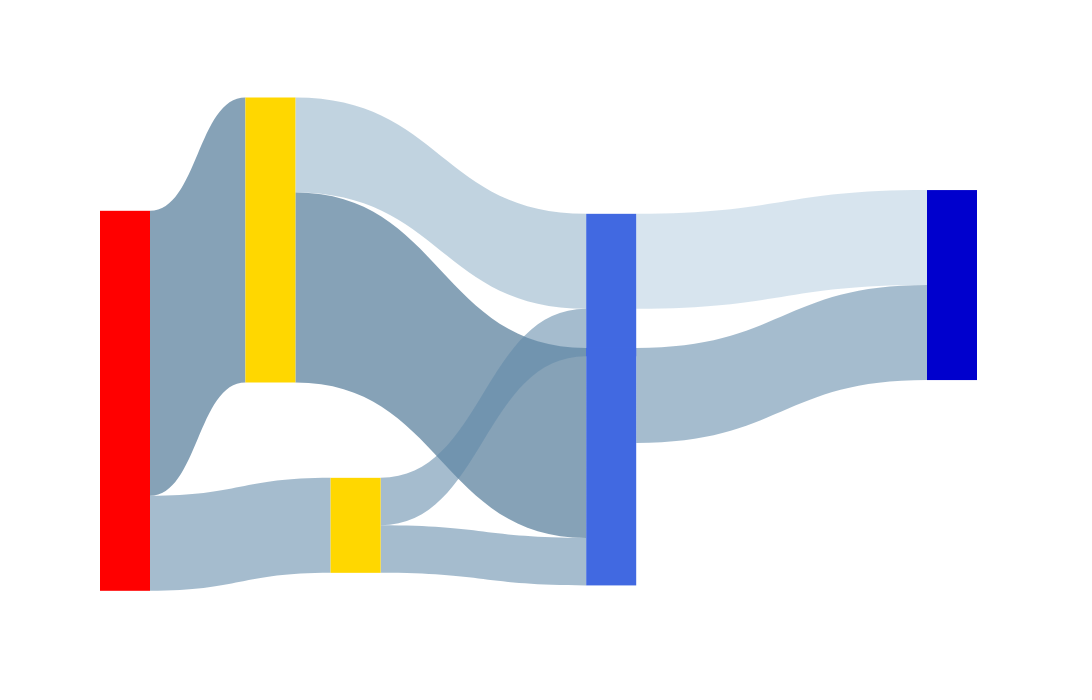

Notebook source saved alongside this figure:
### Code cell
My_G = nx.DiGraph()

# Add nodes to My_G
My_G.add_node("task")
My_G.add_node("dataset_1")
My_G.add_node("dataset_2")
My_G.add_node("addr[1-4096)")
My_G.add_node("addr[4096-8192)")
My_G.add_node("file")

My_G.add_edge("task", "dataset_1", value=3)
My_G.add_edge("task", "dataset_2", value=1)
My_G.add_edge("dataset_1", "addr[1-4096)", value=1)
My_G.add_edge("dataset_1", "addr[4096-8192)", value=2)

My_G.add_edge("dataset_2", "addr[1-4096)", value=0.5)
My_G.add_edge("dataset_2", "addr[4096-8192)", value=0.5)


My_G.add_edge("addr[1-4096)", "file", value=1)
My_G.add_edge("addr[4096-8192)", "file", value=1)


edge_attr = {
    ("task", "dataset_1"): {'access_cnt': 3, 'access_size': 3, 'operation': 'write_only', 'bandwidth': 3},
    ("task", "dataset_2"): {'access_cnt': 1, 'access_size': 1, 'operation': 'write_only', 'bandwidth': 2},
    
    ("dataset_1", "addr[1-4096)"): {'access_cnt': 10, 'access_size': 1, 'operation': 'write_only', 'bandwidth': 1},
    ("dataset_1", "addr[4096-8192)"): {'access_cnt': 1, 'access_size': 2, 'operation': 'write_only', 'bandwidth': 3},
    ("dataset_2", "addr[1-4096)"): {'access_cnt': 1, 'access_size': 0.5, 'operation': 'write_only', 'bandwidth': 2},
    ("dataset_2", "addr[4096-8192)"): {'access_cnt': 1, 'access_size': 0.5, 'operation': 'write_only', 'bandwidth': 2},

    ("addr[1-4096)", "file"): {'access_cnt': 11, 'access_size': 1, 'operation': 'write_only', 'bandwidth': 0.1},
    ("addr[4096-8192)", "file"): {'access_cnt': 2, 'access_size': 1, 'operation': 'write_only', 'bandwidth': 2},
}

nodes_attrs = {
    "task": {"type": "task", "pos": (0,3)},
    "dataset_1": {"type": "dataset", "pos": (0.2,0)},
    "dataset_2": {"type": "dataset", "pos": (0.3,2.14)},
    
    "addr[1-4096)": {"type": "addr", "pos": (0.6,0.338)},
    "addr[4096-8192)": {"type": "addr", "pos": (0.6,1.7)},
    
    "file": {"type": "file", "pos": (1,0.338)},
}

nx.set_edge_attributes(My_G, edge_attr)
nx.set_node_attributes(My_G, nodes_attrs)

# get nodes attributes of My_G
for nodes, attrs in My_G.nodes(data=True):
    print(nodes, attrs)

# get edges attributes of My_G
for u, v, attrs in My_G.edges(data=True):
    print(u, v, attrs)

nodes, nodes_dict = get_nodes_for_sankey(My_G, label_on=False)


vfd_links = get_links_for_sankey(My_G, nodes_dict, val_sqrt=False)
fig = go.Figure(go.Sankey(
            node = nodes,
            link = vfd_links, orientation='h'))

fig.update_layout(
    autosize=True, width=1400, height=700,
    margin=dict(
        l=100, r=140, b=100, t=200, pad=10 ),
    boxmode="group",
    font=dict(size=60),
    paper_bgcolor='rgba(0,0,0,0)', 
    # plot_bgcolor='rgba(0,0,0,0)',
)
    
fig.show()

# save_html_path = f"{stat_path}/vfd-{(SELECT_STAGE_END+1)}s-{test_name}-sankey-labeled.html"
# fig.write_html(save_html_path)
# print(f"Sankey saved to {save_html_path}")

### Figure 1 — Plotly figure (JSON) as saved in the notebook; plotly's stock layout.template omitted (floating-point values rounded to 4 significant figures)
{"data": [{"link": {"color": ["rgba(83.33333333333333, 123.33333333333333, 153.33333333333331, 0.7)", "rgba(100.0, 140.0, 170.0, 0.575)", "rgba(116.66666666666666, 156.66666666666666, 186.66666666666666, 0.45)", "rgba(83.33333333333333, 123.33333333333333, 153.33333333333331, 0.7)", "rgba(100.0, 140.0, 170.0, 0.575)", "rgba(100.0, 140.0, 170.0, 0.575)", "rgba(133.33333333333334, 173.33333333333334, 203.33333333333334, 0.325)", "rgba(100.0, 140.0, 170.0, 0.575)"], "label": [], "source": [0, 0, 1, 1, 2, 2, 3, 4], "target": [1, 2, 3, 4, 3, 4, 5, 5], "value": [3, 1, 1, 2, 0.5, 0.5, 1, 1]}, "node": {"color": ["Red", "Gold", "Gold", "RoyalBlue", "RoyalBlue", "MediumBlue"], "label": [], "line": {"width": 0}, "thickness": 50, "x": [0, 0.2, 0.3, 0.6, 0.6, 1], "y": [1.1, 0.1, 0.8133, 0.2127, 0.6667, 0.2127]}, "orientation": "h", "type": "sankey"}], "layout": {"autosize": true, "boxmode": "group", "font": {"size": 60}, "height": 700, "margin": {"b": 100, "l": 100, "pad": 10, "r": 140, "t": 200}, "paper_bgcolor": "rgba(0,0,0,0)", "width": 1400}}
